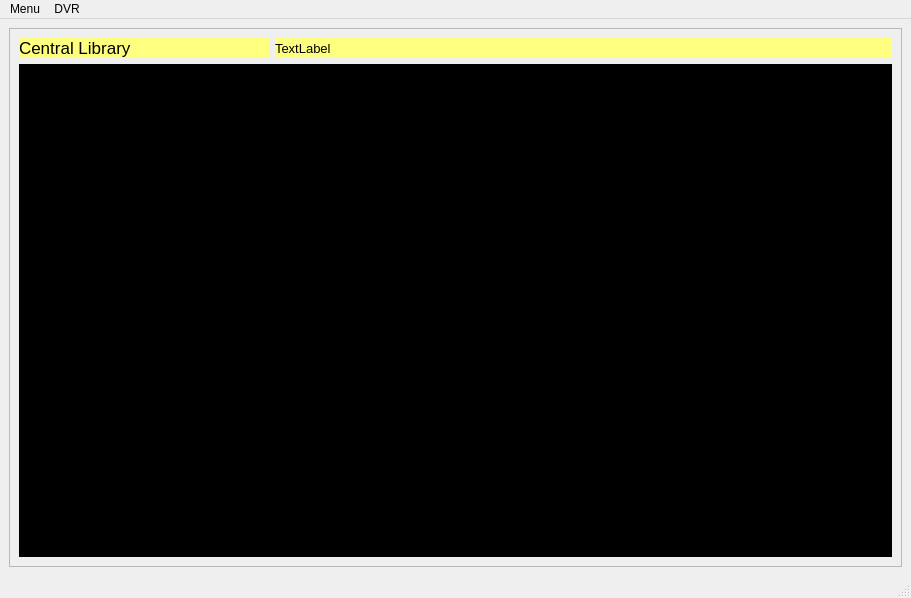
<?xml version="1.0" encoding="UTF-8"?>
<ui version="4.0">
 <class>MainWindow</class>
 <widget class="QMainWindow" name="MainWindow">
  <property name="geometry">
   <rect>
    <x>0</x>
    <y>0</y>
    <width>911</width>
    <height>598</height>
   </rect>
  </property>
  <property name="windowTitle">
   <string>MainWindow</string>
  </property>
  <widget class="QWidget" name="centralwidget">
   <layout class="QGridLayout" name="gridLayout">
    <item row="0" column="0">
     <widget class="QFrame" name="Screenframe">
      <property name="frameShape">
       <enum>QFrame::StyledPanel</enum>
      </property>
      <property name="frameShadow">
       <enum>QFrame::Raised</enum>
      </property>
      <layout class="QGridLayout" name="gridLayout_2">
       <item row="1" column="0" rowspan="2" colspan="2">
        <widget class="QLabel" name="Screenlabel">
         <property name="styleSheet">
          <string notr="true">background-color: rgb(0, 0, 0);</string>
         </property>
         <property name="text">
          <string>TextLabel</string>
         </property>
        </widget>
       </item>
       <item row="0" column="0">
        <widget class="QLabel" name="CurrDVRName">
         <property name="maximumSize">
          <size>
           <width>250</width>
           <height>20</height>
          </size>
         </property>
         <property name="font">
          <font>
           <pointsize>13</pointsize>
          </font>
         </property>
         <property name="styleSheet">
          <string notr="true">background-color: rgb(255, 255, 127);</string>
         </property>
         <property name="text">
          <string>Central Library</string>
         </property>
        </widget>
       </item>
       <item row="0" column="1">
        <widget class="QLabel" name="Timelabel">
         <property name="font">
          <font>
           <pointsize>10</pointsize>
          </font>
         </property>
         <property name="styleSheet">
          <string notr="true">background-color: rgb(255, 255, 127);</string>
         </property>
         <property name="text">
          <string>TextLabel</string>
         </property>
        </widget>
       </item>
      </layout>
     </widget>
    </item>
   </layout>
  </widget>
  <widget class="QMenuBar" name="menubar">
   <property name="geometry">
    <rect>
     <x>0</x>
     <y>0</y>
     <width>911</width>
     <height>26</height>
    </rect>
   </property>
   <widget class="QMenu" name="menuMenu">
    <property name="title">
     <string>Menu</string>
    </property>
    <addaction name="actionAdd_DVR"/>
    <addaction name="separator"/>
    <addaction name="actionLogout"/>
   </widget>
   <widget class="QMenu" name="menuDVR">
    <property name="title">
     <string>DVR</string>
    </property>
    <addaction name="actionCentral_Library"/>
   </widget>
   <addaction name="menuMenu"/>
   <addaction name="menuDVR"/>
  </widget>
  <widget class="QStatusBar" name="statusbar"/>
  <action name="actionAdd_DVR">
   <property name="text">
    <string>Add DVR</string>
   </property>
  </action>
  <action name="actionCentral_Library">
   <property name="text">
    <string>Central Library</string>
   </property>
  </action>
  <action name="actionLogout">
   <property name="text">
    <string>Logout</string>
   </property>
  </action>
 </widget>
 <resources/>
 <connections/>
</ui>
